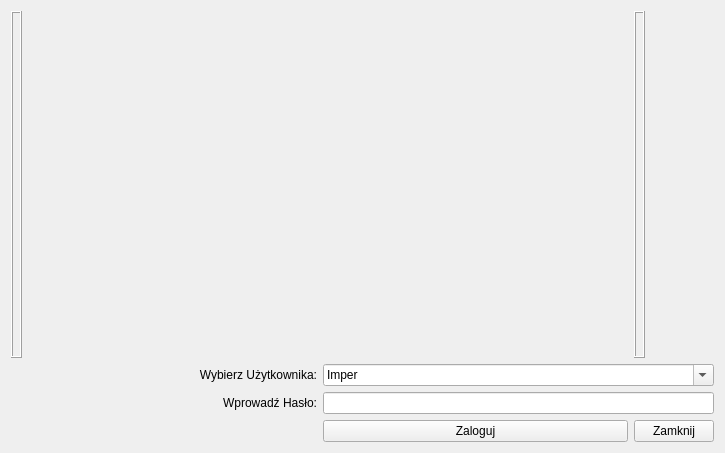
<?xml version="1.0" encoding="UTF-8"?>
<ui version="4.0">
 <class>loginForm</class>
 <widget class="QWidget" name="loginForm">
  <property name="geometry">
   <rect>
    <x>0</x>
    <y>0</y>
    <width>725</width>
    <height>453</height>
   </rect>
  </property>
  <property name="windowTitle">
   <string>Silver Warehouse - Zaloguj się !</string>
  </property>
  <layout class="QGridLayout" name="gridLayout">
   <item row="0" column="0" colspan="2">
    <widget class="QLabel" name="label_3">
     <property name="enabled">
      <bool>true</bool>
     </property>
     <property name="sizePolicy">
      <sizepolicy hsizetype="Maximum" vsizetype="Ignored">
       <horstretch>0</horstretch>
       <verstretch>0</verstretch>
      </sizepolicy>
     </property>
     <property name="frameShape">
      <enum>QFrame::Box</enum>
     </property>
     <property name="frameShadow">
      <enum>QFrame::Raised</enum>
     </property>
     <property name="text">
      <string/>
     </property>
     <property name="pixmap">
      <pixmap>logo_start.jpeg</pixmap>
     </property>
     <property name="scaledContents">
      <bool>true</bool>
     </property>
     <property name="alignment">
      <set>Qt::AlignCenter</set>
     </property>
    </widget>
   </item>
   <item row="0" column="2">
    <widget class="QLabel" name="label_2">
     <property name="enabled">
      <bool>true</bool>
     </property>
     <property name="sizePolicy">
      <sizepolicy hsizetype="Fixed" vsizetype="Ignored">
       <horstretch>0</horstretch>
       <verstretch>0</verstretch>
      </sizepolicy>
     </property>
     <property name="font">
      <font>
       <kerning>true</kerning>
      </font>
     </property>
     <property name="frameShape">
      <enum>QFrame::Box</enum>
     </property>
     <property name="frameShadow">
      <enum>QFrame::Raised</enum>
     </property>
     <property name="text">
      <string/>
     </property>
     <property name="pixmap">
      <pixmap>ujd_logo.png</pixmap>
     </property>
     <property name="scaledContents">
      <bool>true</bool>
     </property>
     <property name="alignment">
      <set>Qt::AlignCenter</set>
     </property>
    </widget>
   </item>
   <item row="1" column="0">
    <widget class="QLabel" name="label_4">
     <property name="text">
      <string>Wybierz Użytkownika:</string>
     </property>
     <property name="alignment">
      <set>Qt::AlignRight|Qt::AlignTrailing|Qt::AlignVCenter</set>
     </property>
    </widget>
   </item>
   <item row="2" column="0">
    <widget class="QLabel" name="label">
     <property name="text">
      <string>Wprowadź Hasło:</string>
     </property>
     <property name="alignment">
      <set>Qt::AlignRight|Qt::AlignTrailing|Qt::AlignVCenter</set>
     </property>
    </widget>
   </item>
   <item row="2" column="1" colspan="2">
    <widget class="QLineEdit" name="lineEdit"/>
   </item>
   <item row="3" column="1">
    <widget class="QPushButton" name="pushButton">
     <property name="text">
      <string>Zaloguj</string>
     </property>
    </widget>
   </item>
   <item row="3" column="2">
    <widget class="QPushButton" name="pushButton_2">
     <property name="text">
      <string>Zamknij</string>
     </property>
    </widget>
   </item>
   <item row="1" column="1" colspan="2">
    <widget class="QComboBox" name="comboBox">
     <property name="layoutDirection">
      <enum>Qt::LeftToRight</enum>
     </property>
     <property name="autoFillBackground">
      <bool>true</bool>
     </property>
     <property name="editable">
      <bool>true</bool>
     </property>
     <item>
      <property name="text">
       <string>Imper</string>
      </property>
     </item>
    </widget>
   </item>
  </layout>
 </widget>
 <resources/>
 <connections/>
</ui>
